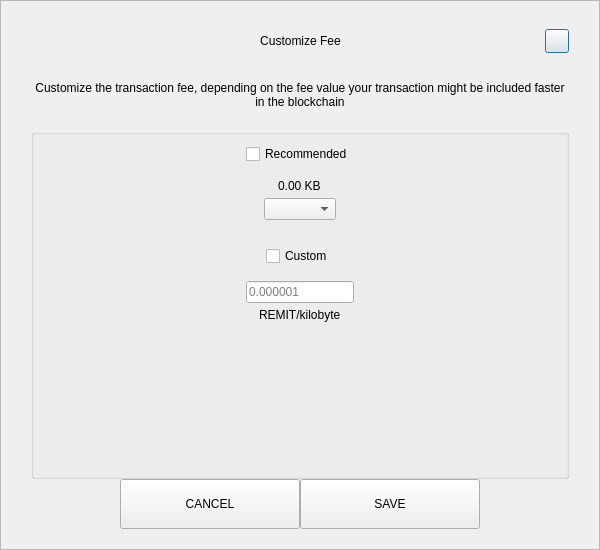
<?xml version="1.0" encoding="UTF-8"?>
<ui version="4.0">
 <class>SendCustomFeeDialog</class>
 <widget class="QDialog" name="SendCustomFeeDialog">
  <property name="geometry">
   <rect>
    <x>0</x>
    <y>0</y>
    <width>600</width>
    <height>550</height>
   </rect>
  </property>
  <property name="windowTitle">
   <string>Form</string>
  </property>
  <layout class="QVBoxLayout" name="verticalLayout_3">
   <property name="spacing">
    <number>0</number>
   </property>
   <property name="leftMargin">
    <number>0</number>
   </property>
   <property name="topMargin">
    <number>0</number>
   </property>
   <property name="rightMargin">
    <number>0</number>
   </property>
   <property name="bottomMargin">
    <number>0</number>
   </property>
   <item>
    <widget class="QFrame" name="frame">
     <property name="styleSheet">
      <string notr="true"/>
     </property>
     <property name="frameShape">
      <enum>QFrame::StyledPanel</enum>
     </property>
     <property name="frameShadow">
      <enum>QFrame::Raised</enum>
     </property>
     <layout class="QVBoxLayout" name="verticalLayout_2">
      <property name="spacing">
       <number>0</number>
      </property>
      <property name="leftMargin">
       <number>30</number>
      </property>
      <property name="topMargin">
       <number>20</number>
      </property>
      <property name="rightMargin">
       <number>30</number>
      </property>
      <property name="bottomMargin">
       <number>20</number>
      </property>
      <item>
       <layout class="QHBoxLayout" name="horizontalLayout_3">
        <property name="spacing">
         <number>0</number>
        </property>
        <item>
         <spacer name="horizontalSpacer_21">
          <property name="orientation">
           <enum>Qt::Horizontal</enum>
          </property>
          <property name="sizeHint" stdset="0">
           <size>
            <width>40</width>
            <height>20</height>
           </size>
          </property>
         </spacer>
        </item>
        <item>
         <widget class="QLabel" name="labelTitle">
          <property name="minimumSize">
           <size>
            <width>0</width>
            <height>40</height>
           </size>
          </property>
          <property name="maximumSize">
           <size>
            <width>16777215</width>
            <height>40</height>
           </size>
          </property>
          <property name="styleSheet">
           <string notr="true">padding-left:24px;</string>
          </property>
          <property name="text">
           <string>Customize Fee</string>
          </property>
          <property name="alignment">
           <set>Qt::AlignCenter</set>
          </property>
          <property name="margin">
           <number>7</number>
          </property>
         </widget>
        </item>
        <item>
         <spacer name="horizontalSpacer">
          <property name="orientation">
           <enum>Qt::Horizontal</enum>
          </property>
          <property name="sizeHint" stdset="0">
           <size>
            <width>40</width>
            <height>20</height>
           </size>
          </property>
         </spacer>
        </item>
        <item>
         <widget class="QPushButton" name="btnEsc">
          <property name="minimumSize">
           <size>
            <width>24</width>
            <height>24</height>
           </size>
          </property>
          <property name="maximumSize">
           <size>
            <width>24</width>
            <height>24</height>
           </size>
          </property>
          <property name="text">
           <string/>
          </property>
         </widget>
        </item>
       </layout>
      </item>
      <item>
       <spacer name="verticalSpacer_2">
        <property name="orientation">
         <enum>Qt::Vertical</enum>
        </property>
        <property name="sizeType">
         <enum>QSizePolicy::Fixed</enum>
        </property>
        <property name="sizeHint" stdset="0">
         <size>
          <width>20</width>
          <height>20</height>
         </size>
        </property>
       </spacer>
      </item>
      <item>
       <widget class="QLabel" name="labelMessage">
        <property name="text">
         <string>Customize the transaction fee, depending on the fee value your transaction might be included faster in the blockchain</string>
        </property>
        <property name="alignment">
         <set>Qt::AlignCenter</set>
        </property>
        <property name="wordWrap">
         <bool>true</bool>
        </property>
       </widget>
      </item>
      <item>
       <spacer name="verticalSpacer_3">
        <property name="orientation">
         <enum>Qt::Vertical</enum>
        </property>
        <property name="sizeType">
         <enum>QSizePolicy::Fixed</enum>
        </property>
        <property name="sizeHint" stdset="0">
         <size>
          <width>20</width>
          <height>20</height>
         </size>
        </property>
       </spacer>
      </item>
      <item>
       <widget class="QGroupBox" name="groupBox">
        <property name="title">
         <string/>
        </property>
        <layout class="QVBoxLayout" name="verticalLayout">
         <property name="leftMargin">
          <number>12</number>
         </property>
         <property name="rightMargin">
          <number>12</number>
         </property>
         <item>
          <layout class="QVBoxLayout" name="verticalLayout_4">
           <property name="spacing">
            <number>5</number>
           </property>
           <item alignment="Qt::AlignHCenter">
            <widget class="QCheckBox" name="checkBoxRecommended">
             <property name="text">
              <string>Recommended</string>
             </property>
            </widget>
           </item>
           <item>
            <spacer name="verticalSpacer_5">
             <property name="orientation">
              <enum>Qt::Vertical</enum>
             </property>
             <property name="sizeType">
              <enum>QSizePolicy::Fixed</enum>
             </property>
             <property name="sizeHint" stdset="0">
              <size>
               <width>20</width>
               <height>10</height>
              </size>
             </property>
            </spacer>
           </item>
           <item alignment="Qt::AlignHCenter">
            <widget class="QLabel" name="labelFee">
             <property name="text">
              <string>0.00 KB</string>
             </property>
            </widget>
           </item>
           <item alignment="Qt::AlignHCenter">
            <widget class="QComboBox" name="comboBoxRecommended"/>
           </item>
          </layout>
         </item>
         <item>
          <spacer name="verticalSpacer">
           <property name="orientation">
            <enum>Qt::Vertical</enum>
           </property>
           <property name="sizeType">
            <enum>QSizePolicy::Fixed</enum>
           </property>
           <property name="sizeHint" stdset="0">
            <size>
             <width>20</width>
             <height>20</height>
            </size>
           </property>
          </spacer>
         </item>
         <item>
          <layout class="QVBoxLayout" name="verticalLayout_5">
           <property name="spacing">
            <number>5</number>
           </property>
           <item alignment="Qt::AlignHCenter">
            <widget class="QCheckBox" name="checkBoxCustom">
             <property name="text">
              <string>Custom</string>
             </property>
            </widget>
           </item>
           <item>
            <spacer name="verticalSpacer_6">
             <property name="orientation">
              <enum>Qt::Vertical</enum>
             </property>
             <property name="sizeType">
              <enum>QSizePolicy::Fixed</enum>
             </property>
             <property name="sizeHint" stdset="0">
              <size>
               <width>20</width>
               <height>10</height>
              </size>
             </property>
            </spacer>
           </item>
           <item alignment="Qt::AlignHCenter">
            <widget class="QLineEdit" name="lineEditCustomFee">
             <property name="placeholderText">
              <string notr="true">0.000001</string>
             </property>
            </widget>
           </item>
           <item alignment="Qt::AlignHCenter">
            <widget class="QLabel" name="labelCustomFee">
             <property name="text">
              <string>REMIT/kilobyte</string>
             </property>
            </widget>
           </item>
          </layout>
         </item>
         <item>
          <spacer name="verticalSpacer_4">
           <property name="orientation">
            <enum>Qt::Vertical</enum>
           </property>
           <property name="sizeHint" stdset="0">
            <size>
             <width>20</width>
             <height>40</height>
            </size>
           </property>
          </spacer>
         </item>
        </layout>
       </widget>
      </item>
      <item>
       <layout class="QHBoxLayout" name="horizontalLayout" stretch="1,2,2,1">
        <item>
         <spacer name="horizontalSpacer1">
          <property name="orientation">
           <enum>Qt::Horizontal</enum>
          </property>
          <property name="sizeHint" stdset="0">
           <size>
            <width>40</width>
            <height>20</height>
           </size>
          </property>
         </spacer>
        </item>
        <item>
         <widget class="QPushButton" name="btnCancel">
          <property name="minimumSize">
           <size>
            <width>180</width>
            <height>50</height>
           </size>
          </property>
          <property name="focusPolicy">
           <enum>Qt::NoFocus</enum>
          </property>
          <property name="text">
           <string>CANCEL</string>
          </property>
         </widget>
        </item>
        <item>
         <widget class="QPushButton" name="btnSave">
          <property name="minimumSize">
           <size>
            <width>180</width>
            <height>50</height>
           </size>
          </property>
          <property name="focusPolicy">
           <enum>Qt::NoFocus</enum>
          </property>
          <property name="text">
           <string>SAVE</string>
          </property>
         </widget>
        </item>
        <item>
         <spacer name="horizontalSpacer_2">
          <property name="orientation">
           <enum>Qt::Horizontal</enum>
          </property>
          <property name="sizeHint" stdset="0">
           <size>
            <width>40</width>
            <height>20</height>
           </size>
          </property>
         </spacer>
        </item>
       </layout>
      </item>
     </layout>
    </widget>
   </item>
  </layout>
 </widget>
 <resources/>
 <connections/>
</ui>
